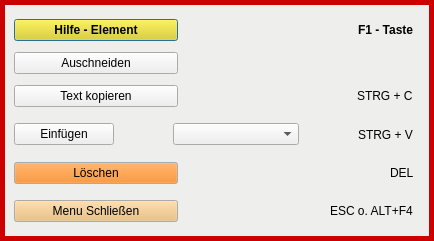
<?xml version="1.0" encoding="UTF-8"?>
<ui version="4.0">
 <class>HelpPopUp</class>
 <widget class="QWidget" name="HelpPopUp">
  <property name="windowModality">
   <enum>Qt::ApplicationModal</enum>
  </property>
  <property name="geometry">
   <rect>
    <x>0</x>
    <y>0</y>
    <width>434</width>
    <height>241</height>
   </rect>
  </property>
  <property name="sizePolicy">
   <sizepolicy hsizetype="Fixed" vsizetype="Fixed">
    <horstretch>0</horstretch>
    <verstretch>0</verstretch>
   </sizepolicy>
  </property>
  <property name="palette">
   <palette>
    <active>
     <colorrole role="Base">
      <brush brushstyle="SolidPattern">
       <color alpha="255">
        <red>255</red>
        <green>255</green>
        <blue>255</blue>
       </color>
      </brush>
     </colorrole>
     <colorrole role="Window">
      <brush brushstyle="SolidPattern">
       <color alpha="255">
        <red>204</red>
        <green>0</green>
        <blue>0</blue>
       </color>
      </brush>
     </colorrole>
    </active>
    <inactive>
     <colorrole role="Base">
      <brush brushstyle="SolidPattern">
       <color alpha="255">
        <red>255</red>
        <green>255</green>
        <blue>255</blue>
       </color>
      </brush>
     </colorrole>
     <colorrole role="Window">
      <brush brushstyle="SolidPattern">
       <color alpha="255">
        <red>204</red>
        <green>0</green>
        <blue>0</blue>
       </color>
      </brush>
     </colorrole>
    </inactive>
    <disabled>
     <colorrole role="Base">
      <brush brushstyle="SolidPattern">
       <color alpha="255">
        <red>204</red>
        <green>0</green>
        <blue>0</blue>
       </color>
      </brush>
     </colorrole>
     <colorrole role="Window">
      <brush brushstyle="SolidPattern">
       <color alpha="255">
        <red>204</red>
        <green>0</green>
        <blue>0</blue>
       </color>
      </brush>
     </colorrole>
    </disabled>
   </palette>
  </property>
  <property name="windowTitle">
   <string notr="true"/>
  </property>
  <layout class="QVBoxLayout" name="verticalLayout_2">
   <property name="spacing">
    <number>2</number>
   </property>
   <property name="leftMargin">
    <number>5</number>
   </property>
   <property name="topMargin">
    <number>5</number>
   </property>
   <property name="rightMargin">
    <number>5</number>
   </property>
   <property name="bottomMargin">
    <number>5</number>
   </property>
   <item>
    <layout class="QVBoxLayout" name="verticalLayout">
     <item>
      <widget class="QWidget" name="widget" native="true">
       <property name="palette">
        <palette>
         <active>
          <colorrole role="Base">
           <brush brushstyle="SolidPattern">
            <color alpha="255">
             <red>255</red>
             <green>255</green>
             <blue>255</blue>
            </color>
           </brush>
          </colorrole>
          <colorrole role="Window">
           <brush brushstyle="SolidPattern">
            <color alpha="255">
             <red>238</red>
             <green>238</green>
             <blue>236</blue>
            </color>
           </brush>
          </colorrole>
         </active>
         <inactive>
          <colorrole role="Base">
           <brush brushstyle="SolidPattern">
            <color alpha="255">
             <red>255</red>
             <green>255</green>
             <blue>255</blue>
            </color>
           </brush>
          </colorrole>
          <colorrole role="Window">
           <brush brushstyle="SolidPattern">
            <color alpha="255">
             <red>238</red>
             <green>238</green>
             <blue>236</blue>
            </color>
           </brush>
          </colorrole>
         </inactive>
         <disabled>
          <colorrole role="Base">
           <brush brushstyle="SolidPattern">
            <color alpha="255">
             <red>238</red>
             <green>238</green>
             <blue>236</blue>
            </color>
           </brush>
          </colorrole>
          <colorrole role="Window">
           <brush brushstyle="SolidPattern">
            <color alpha="255">
             <red>238</red>
             <green>238</green>
             <blue>236</blue>
            </color>
           </brush>
          </colorrole>
         </disabled>
        </palette>
       </property>
       <property name="autoFillBackground">
        <bool>true</bool>
       </property>
       <layout class="QVBoxLayout" name="verticalLayout_4">
        <item>
         <layout class="QHBoxLayout" name="horizontalLayout">
          <item>
           <widget class="QPushButton" name="pushButton">
            <property name="minimumSize">
             <size>
              <width>164</width>
              <height>0</height>
             </size>
            </property>
            <property name="palette">
             <palette>
              <active>
               <colorrole role="WindowText">
                <brush brushstyle="SolidPattern">
                 <color alpha="255">
                  <red>0</red>
                  <green>0</green>
                  <blue>0</blue>
                 </color>
                </brush>
               </colorrole>
               <colorrole role="Button">
                <brush brushstyle="SolidPattern">
                 <color alpha="255">
                  <red>237</red>
                  <green>212</green>
                  <blue>0</blue>
                 </color>
                </brush>
               </colorrole>
               <colorrole role="Light">
                <brush brushstyle="SolidPattern">
                 <color alpha="255">
                  <red>255</red>
                  <green>239</green>
                  <blue>100</blue>
                 </color>
                </brush>
               </colorrole>
               <colorrole role="Midlight">
                <brush brushstyle="SolidPattern">
                 <color alpha="255">
                  <red>246</red>
                  <green>225</green>
                  <blue>50</blue>
                 </color>
                </brush>
               </colorrole>
               <colorrole role="Dark">
                <brush brushstyle="SolidPattern">
                 <color alpha="255">
                  <red>118</red>
                  <green>106</green>
                  <blue>0</blue>
                 </color>
                </brush>
               </colorrole>
               <colorrole role="Mid">
                <brush brushstyle="SolidPattern">
                 <color alpha="255">
                  <red>158</red>
                  <green>141</green>
                  <blue>0</blue>
                 </color>
                </brush>
               </colorrole>
               <colorrole role="Text">
                <brush brushstyle="SolidPattern">
                 <color alpha="255">
                  <red>0</red>
                  <green>0</green>
                  <blue>0</blue>
                 </color>
                </brush>
               </colorrole>
               <colorrole role="BrightText">
                <brush brushstyle="SolidPattern">
                 <color alpha="255">
                  <red>255</red>
                  <green>255</green>
                  <blue>255</blue>
                 </color>
                </brush>
               </colorrole>
               <colorrole role="ButtonText">
                <brush brushstyle="SolidPattern">
                 <color alpha="255">
                  <red>0</red>
                  <green>0</green>
                  <blue>0</blue>
                 </color>
                </brush>
               </colorrole>
               <colorrole role="Base">
                <brush brushstyle="SolidPattern">
                 <color alpha="255">
                  <red>255</red>
                  <green>255</green>
                  <blue>255</blue>
                 </color>
                </brush>
               </colorrole>
               <colorrole role="Window">
                <brush brushstyle="SolidPattern">
                 <color alpha="255">
                  <red>237</red>
                  <green>212</green>
                  <blue>0</blue>
                 </color>
                </brush>
               </colorrole>
               <colorrole role="Shadow">
                <brush brushstyle="SolidPattern">
                 <color alpha="255">
                  <red>0</red>
                  <green>0</green>
                  <blue>0</blue>
                 </color>
                </brush>
               </colorrole>
               <colorrole role="AlternateBase">
                <brush brushstyle="SolidPattern">
                 <color alpha="255">
                  <red>246</red>
                  <green>233</green>
                  <blue>127</blue>
                 </color>
                </brush>
               </colorrole>
               <colorrole role="ToolTipBase">
                <brush brushstyle="SolidPattern">
                 <color alpha="255">
                  <red>255</red>
                  <green>255</green>
                  <blue>220</blue>
                 </color>
                </brush>
               </colorrole>
               <colorrole role="ToolTipText">
                <brush brushstyle="SolidPattern">
                 <color alpha="255">
                  <red>0</red>
                  <green>0</green>
                  <blue>0</blue>
                 </color>
                </brush>
               </colorrole>
              </active>
              <inactive>
               <colorrole role="WindowText">
                <brush brushstyle="SolidPattern">
                 <color alpha="255">
                  <red>0</red>
                  <green>0</green>
                  <blue>0</blue>
                 </color>
                </brush>
               </colorrole>
               <colorrole role="Button">
                <brush brushstyle="SolidPattern">
                 <color alpha="255">
                  <red>237</red>
                  <green>212</green>
                  <blue>0</blue>
                 </color>
                </brush>
               </colorrole>
               <colorrole role="Light">
                <brush brushstyle="SolidPattern">
                 <color alpha="255">
                  <red>255</red>
                  <green>239</green>
                  <blue>100</blue>
                 </color>
                </brush>
               </colorrole>
               <colorrole role="Midlight">
                <brush brushstyle="SolidPattern">
                 <color alpha="255">
                  <red>246</red>
                  <green>225</green>
                  <blue>50</blue>
                 </color>
                </brush>
               </colorrole>
               <colorrole role="Dark">
                <brush brushstyle="SolidPattern">
                 <color alpha="255">
                  <red>118</red>
                  <green>106</green>
                  <blue>0</blue>
                 </color>
                </brush>
               </colorrole>
               <colorrole role="Mid">
                <brush brushstyle="SolidPattern">
                 <color alpha="255">
                  <red>158</red>
                  <green>141</green>
                  <blue>0</blue>
                 </color>
                </brush>
               </colorrole>
               <colorrole role="Text">
                <brush brushstyle="SolidPattern">
                 <color alpha="255">
                  <red>0</red>
                  <green>0</green>
                  <blue>0</blue>
                 </color>
                </brush>
               </colorrole>
               <colorrole role="BrightText">
                <brush brushstyle="SolidPattern">
                 <color alpha="255">
                  <red>255</red>
                  <green>255</green>
                  <blue>255</blue>
                 </color>
                </brush>
               </colorrole>
               <colorrole role="ButtonText">
                <brush brushstyle="SolidPattern">
                 <color alpha="255">
                  <red>0</red>
                  <green>0</green>
                  <blue>0</blue>
                 </color>
                </brush>
               </colorrole>
               <colorrole role="Base">
                <brush brushstyle="SolidPattern">
                 <color alpha="255">
                  <red>255</red>
                  <green>255</green>
                  <blue>255</blue>
                 </color>
                </brush>
               </colorrole>
               <colorrole role="Window">
                <brush brushstyle="SolidPattern">
                 <color alpha="255">
                  <red>237</red>
                  <green>212</green>
                  <blue>0</blue>
                 </color>
                </brush>
               </colorrole>
               <colorrole role="Shadow">
                <brush brushstyle="SolidPattern">
                 <color alpha="255">
                  <red>0</red>
                  <green>0</green>
                  <blue>0</blue>
                 </color>
                </brush>
               </colorrole>
               <colorrole role="AlternateBase">
                <brush brushstyle="SolidPattern">
                 <color alpha="255">
                  <red>246</red>
                  <green>233</green>
                  <blue>127</blue>
                 </color>
                </brush>
               </colorrole>
               <colorrole role="ToolTipBase">
                <brush brushstyle="SolidPattern">
                 <color alpha="255">
                  <red>255</red>
                  <green>255</green>
                  <blue>220</blue>
                 </color>
                </brush>
               </colorrole>
               <colorrole role="ToolTipText">
                <brush brushstyle="SolidPattern">
                 <color alpha="255">
                  <red>0</red>
                  <green>0</green>
                  <blue>0</blue>
                 </color>
                </brush>
               </colorrole>
              </inactive>
              <disabled>
               <colorrole role="WindowText">
                <brush brushstyle="SolidPattern">
                 <color alpha="255">
                  <red>118</red>
                  <green>106</green>
                  <blue>0</blue>
                 </color>
                </brush>
               </colorrole>
               <colorrole role="Button">
                <brush brushstyle="SolidPattern">
                 <color alpha="255">
                  <red>237</red>
                  <green>212</green>
                  <blue>0</blue>
                 </color>
                </brush>
               </colorrole>
               <colorrole role="Light">
                <brush brushstyle="SolidPattern">
                 <color alpha="255">
                  <red>255</red>
                  <green>239</green>
                  <blue>100</blue>
                 </color>
                </brush>
               </colorrole>
               <colorrole role="Midlight">
                <brush brushstyle="SolidPattern">
                 <color alpha="255">
                  <red>246</red>
                  <green>225</green>
                  <blue>50</blue>
                 </color>
                </brush>
               </colorrole>
               <colorrole role="Dark">
                <brush brushstyle="SolidPattern">
                 <color alpha="255">
                  <red>118</red>
                  <green>106</green>
                  <blue>0</blue>
                 </color>
                </brush>
               </colorrole>
               <colorrole role="Mid">
                <brush brushstyle="SolidPattern">
                 <color alpha="255">
                  <red>158</red>
                  <green>141</green>
                  <blue>0</blue>
                 </color>
                </brush>
               </colorrole>
               <colorrole role="Text">
                <brush brushstyle="SolidPattern">
                 <color alpha="255">
                  <red>118</red>
                  <green>106</green>
                  <blue>0</blue>
                 </color>
                </brush>
               </colorrole>
               <colorrole role="BrightText">
                <brush brushstyle="SolidPattern">
                 <color alpha="255">
                  <red>255</red>
                  <green>255</green>
                  <blue>255</blue>
                 </color>
                </brush>
               </colorrole>
               <colorrole role="ButtonText">
                <brush brushstyle="SolidPattern">
                 <color alpha="255">
                  <red>118</red>
                  <green>106</green>
                  <blue>0</blue>
                 </color>
                </brush>
               </colorrole>
               <colorrole role="Base">
                <brush brushstyle="SolidPattern">
                 <color alpha="255">
                  <red>237</red>
                  <green>212</green>
                  <blue>0</blue>
                 </color>
                </brush>
               </colorrole>
               <colorrole role="Window">
                <brush brushstyle="SolidPattern">
                 <color alpha="255">
                  <red>237</red>
                  <green>212</green>
                  <blue>0</blue>
                 </color>
                </brush>
               </colorrole>
               <colorrole role="Shadow">
                <brush brushstyle="SolidPattern">
                 <color alpha="255">
                  <red>0</red>
                  <green>0</green>
                  <blue>0</blue>
                 </color>
                </brush>
               </colorrole>
               <colorrole role="AlternateBase">
                <brush brushstyle="SolidPattern">
                 <color alpha="255">
                  <red>237</red>
                  <green>212</green>
                  <blue>0</blue>
                 </color>
                </brush>
               </colorrole>
               <colorrole role="ToolTipBase">
                <brush brushstyle="SolidPattern">
                 <color alpha="255">
                  <red>255</red>
                  <green>255</green>
                  <blue>220</blue>
                 </color>
                </brush>
               </colorrole>
               <colorrole role="ToolTipText">
                <brush brushstyle="SolidPattern">
                 <color alpha="255">
                  <red>0</red>
                  <green>0</green>
                  <blue>0</blue>
                 </color>
                </brush>
               </colorrole>
              </disabled>
             </palette>
            </property>
            <property name="font">
             <font>
              <weight>75</weight>
              <bold>true</bold>
             </font>
            </property>
            <property name="mouseTracking">
             <bool>true</bool>
            </property>
            <property name="toolTip">
             <string notr="true" extracomment="test">&lt;html&gt;&lt;head/&gt;&lt;body&gt;&lt;p&gt;Öffnet das Hilfesystem.&lt;/p&gt;&lt;p&gt;Die Hilfe richtet sich nach dem Element,&lt;/p&gt;&lt;p&gt;das unter der Mausposition gefunden wurde.&lt;/p&gt;&lt;p&gt;&lt;br/&gt;&lt;/p&gt;&lt;p&gt;Es ist auch durch drücken der F1-Taste möglich,&lt;/p&gt;&lt;p&gt;das Hilfesystem zu öffnen.&lt;/p&gt;&lt;p&gt;&lt;br/&gt;&lt;/p&gt;&lt;p&gt;Das Hilfesystem können Sie mit den Standard-Werten&lt;/p&gt;&lt;p&gt;auf der rechten Seite der Anwendung finden.&lt;/p&gt;&lt;/body&gt;&lt;/html&gt;</string>
            </property>
            <property name="toolTipDuration">
             <number>1</number>
            </property>
            <property name="statusTip">
             <string>aaaa</string>
            </property>
            <property name="whatsThis">
             <string>ss</string>
            </property>
            <property name="accessibleDescription">
             <string>ssss</string>
            </property>
            <property name="text">
             <string>Hilfe - Element</string>
            </property>
            <property name="default">
             <bool>true</bool>
            </property>
            <property name="flat">
             <bool>false</bool>
            </property>
           </widget>
          </item>
          <item>
           <spacer name="horizontalSpacer">
            <property name="orientation">
             <enum>Qt::Horizontal</enum>
            </property>
            <property name="sizeHint" stdset="0">
             <size>
              <width>40</width>
              <height>20</height>
             </size>
            </property>
           </spacer>
          </item>
          <item>
           <widget class="QLabel" name="label">
            <property name="font">
             <font>
              <weight>75</weight>
              <bold>true</bold>
             </font>
            </property>
            <property name="text">
             <string>F1 - Taste  </string>
            </property>
           </widget>
          </item>
         </layout>
        </item>
        <item>
         <layout class="QHBoxLayout" name="horizontalLayout_4">
          <item>
           <widget class="QPushButton" name="pushButton_4">
            <property name="minimumSize">
             <size>
              <width>164</width>
              <height>0</height>
             </size>
            </property>
            <property name="text">
             <string>Auschneiden</string>
            </property>
           </widget>
          </item>
          <item>
           <spacer name="horizontalSpacer_4">
            <property name="orientation">
             <enum>Qt::Horizontal</enum>
            </property>
            <property name="sizeHint" stdset="0">
             <size>
              <width>40</width>
              <height>20</height>
             </size>
            </property>
           </spacer>
          </item>
         </layout>
        </item>
        <item>
         <layout class="QHBoxLayout" name="horizontalLayout_2">
          <item>
           <widget class="QPushButton" name="pushButton_2">
            <property name="minimumSize">
             <size>
              <width>164</width>
              <height>0</height>
             </size>
            </property>
            <property name="text">
             <string>Text kopieren</string>
            </property>
           </widget>
          </item>
          <item>
           <spacer name="horizontalSpacer_2">
            <property name="orientation">
             <enum>Qt::Horizontal</enum>
            </property>
            <property name="sizeHint" stdset="0">
             <size>
              <width>40</width>
              <height>20</height>
             </size>
            </property>
           </spacer>
          </item>
          <item>
           <widget class="QLabel" name="label_2">
            <property name="text">
             <string>STRG + C  </string>
            </property>
           </widget>
          </item>
         </layout>
        </item>
        <item>
         <layout class="QHBoxLayout" name="horizontalLayout_5">
          <item>
           <widget class="QPushButton" name="pushButton_5">
            <property name="minimumSize">
             <size>
              <width>100</width>
              <height>0</height>
             </size>
            </property>
            <property name="text">
             <string>Einfügen</string>
            </property>
           </widget>
          </item>
          <item>
           <spacer name="horizontalSpacer_5">
            <property name="orientation">
             <enum>Qt::Horizontal</enum>
            </property>
            <property name="sizeHint" stdset="0">
             <size>
              <width>40</width>
              <height>20</height>
             </size>
            </property>
           </spacer>
          </item>
          <item>
           <widget class="QComboBox" name="comboBox">
            <property name="minimumSize">
             <size>
              <width>126</width>
              <height>0</height>
             </size>
            </property>
           </widget>
          </item>
          <item>
           <spacer name="horizontalSpacer_6">
            <property name="orientation">
             <enum>Qt::Horizontal</enum>
            </property>
            <property name="sizeHint" stdset="0">
             <size>
              <width>40</width>
              <height>20</height>
             </size>
            </property>
           </spacer>
          </item>
          <item>
           <widget class="QLabel" name="label_4">
            <property name="text">
             <string>STRG + V  </string>
            </property>
           </widget>
          </item>
         </layout>
        </item>
        <item>
         <layout class="QHBoxLayout" name="horizontalLayout_6">
          <item>
           <widget class="QPushButton" name="pushButton_6">
            <property name="minimumSize">
             <size>
              <width>164</width>
              <height>0</height>
             </size>
            </property>
            <property name="palette">
             <palette>
              <active>
               <colorrole role="Button">
                <brush brushstyle="SolidPattern">
                 <color alpha="255">
                  <red>245</red>
                  <green>121</green>
                  <blue>0</blue>
                 </color>
                </brush>
               </colorrole>
              </active>
              <inactive>
               <colorrole role="Button">
                <brush brushstyle="SolidPattern">
                 <color alpha="255">
                  <red>245</red>
                  <green>121</green>
                  <blue>0</blue>
                 </color>
                </brush>
               </colorrole>
              </inactive>
              <disabled>
               <colorrole role="Button">
                <brush brushstyle="SolidPattern">
                 <color alpha="255">
                  <red>245</red>
                  <green>121</green>
                  <blue>0</blue>
                 </color>
                </brush>
               </colorrole>
              </disabled>
             </palette>
            </property>
            <property name="text">
             <string>Löschen</string>
            </property>
           </widget>
          </item>
          <item>
           <spacer name="horizontalSpacer_7">
            <property name="orientation">
             <enum>Qt::Horizontal</enum>
            </property>
            <property name="sizeHint" stdset="0">
             <size>
              <width>40</width>
              <height>20</height>
             </size>
            </property>
           </spacer>
          </item>
          <item>
           <widget class="QLabel" name="label_5">
            <property name="text">
             <string>DEL  </string>
            </property>
           </widget>
          </item>
         </layout>
        </item>
        <item>
         <layout class="QHBoxLayout" name="horizontalLayout_3">
          <item>
           <widget class="QPushButton" name="pushButton_3">
            <property name="minimumSize">
             <size>
              <width>164</width>
              <height>0</height>
             </size>
            </property>
            <property name="palette">
             <palette>
              <active>
               <colorrole role="Button">
                <brush brushstyle="SolidPattern">
                 <color alpha="255">
                  <red>233</red>
                  <green>185</green>
                  <blue>110</blue>
                 </color>
                </brush>
               </colorrole>
              </active>
              <inactive>
               <colorrole role="Button">
                <brush brushstyle="SolidPattern">
                 <color alpha="255">
                  <red>233</red>
                  <green>185</green>
                  <blue>110</blue>
                 </color>
                </brush>
               </colorrole>
              </inactive>
              <disabled>
               <colorrole role="Button">
                <brush brushstyle="SolidPattern">
                 <color alpha="255">
                  <red>186</red>
                  <green>189</green>
                  <blue>182</blue>
                 </color>
                </brush>
               </colorrole>
              </disabled>
             </palette>
            </property>
            <property name="text">
             <string>Menu Schließen</string>
            </property>
           </widget>
          </item>
          <item>
           <spacer name="horizontalSpacer_3">
            <property name="orientation">
             <enum>Qt::Horizontal</enum>
            </property>
            <property name="sizeHint" stdset="0">
             <size>
              <width>40</width>
              <height>20</height>
             </size>
            </property>
           </spacer>
          </item>
          <item>
           <widget class="QLabel" name="label_3">
            <property name="text">
             <string>ESC o. ALT+F4  </string>
            </property>
           </widget>
          </item>
         </layout>
        </item>
       </layout>
      </widget>
     </item>
    </layout>
   </item>
  </layout>
 </widget>
 <resources/>
 <connections/>
</ui>
